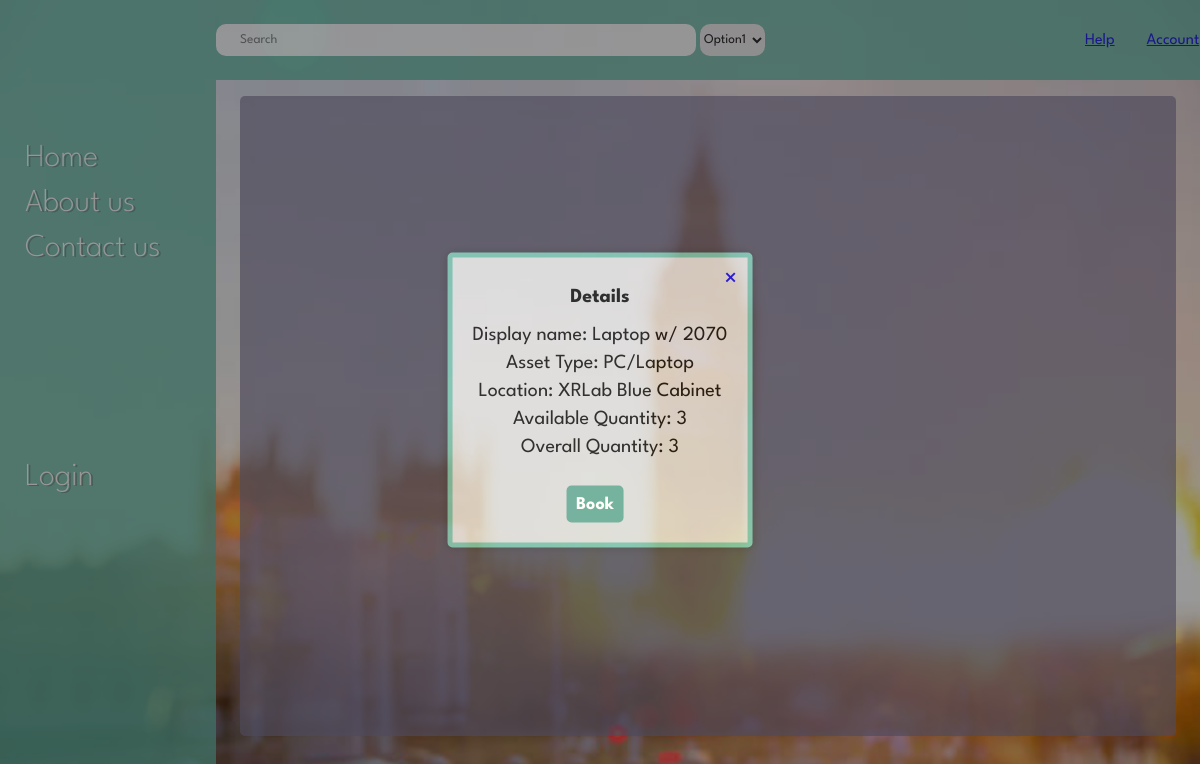
The app's page /inventory/4 with its own data.
### inventory/models.py (models this page shows, shortened)
class Equipment(models.Model):
    display_name = models.CharField(max_length=100)
    asset_type = models.CharField(max_length=100)
    location = models.CharField(max_length=100)
    quantity = models.IntegerField()
    instock_items = models.IntegerField(('zipcode'), null=True, blank=True)
    comments = models.CharField(max_length=100, blank=True)

### inventory/views.py (the view)
# urls.py: path('<int:equipment_id>', views.detail,name='detail'),
def detail(request, equipment_id):
    equipment = get_object_or_404(Equipment,pk=equipment_id)
    return render(request, 'inventory/detail.html', {'equipment':equipment})

### inventory/templates/inventory/detail.html (shortened to what this page needs)
{% extends 'base.html' %}
{% load static %}
{% block content %}
<link rel="stylesheet" href="{% static 'CSS/detail.css' %}">
<div class="detail-box">
    <div class="detail-content">
        <a href = "/inventory"> <span class="close-button">×</span></a>
        <h3 class="detail-title">Details</h3>
        <p> Display name: {{ equipment.display_name }}</p>
        <p> Asset Type: {{ equipment.asset_type }}</p>
        <p> Location: {{ equipment.location  }}</p>
        <p> Available Quantity: {{ equipment.quantity }}</p>
        <p> Overall Quantity: {{ equipment.instock_items }}</p>
        <div class="detail-buttons">
            <button class="book-button" onclick="">Book</button>
        </div>
    </div>
</div>
{% endblock content%}

### static/css/style.css (style rules this page uses)
:root { --purple: #847c9c; --blue: #6BBAA7; --grey: #d9d9d9; --orange: #fba100; }
* { margin: 0; font-family: "League Spartan", sans-serif; }
body { background-image: url('background_image.jpg'); background-repeat: no-repeat; background-size: cover; }

### inventory/static/css/detail.css (style rules this page uses)
.detail-box { display: block; position: fixed; top: 0; left: 0; width: 100%; height: 100%; background-color: rgba(0, 0, 0, 0.5); z-index: 9999; }
.detail-content { position: absolute; top: 50%; left: 50%; transform: translate(-50%, -50%); background-color: #d9d9d9; border: 5px solid #6BBAA7; border-radius: 5px; padding: 20px; border-radius: 5px; box-shadow: 0 0 10px rgba(0, 0, 0, 0.3); text-align: center; font-size:20px; }
.detail-content p { margin-bottom: 10px; }
.detail-title { margin: 10px; font-size:20px; margin-bottom: 20px; }
.close-button { position: absolute; top: 10px; right: 10px; cursor: pointer; font-size:26px; }
.book-button { text-align: center; margin-top: 20px; border: none; border-radius: 5px; cursor: pointer; padding: 10px; font-size: 18px; font-weight: bold; transition: background-color 0.3s ease; text-align:center; background-color: #54a08e; color: white; margin-right: 10px; }

### records on screen
Equipment: display_name "Laptop w/ 2070", asset_type "PC/Laptop", location "XRLab Blue Cabinet", quantity "3", instock_items "3"
